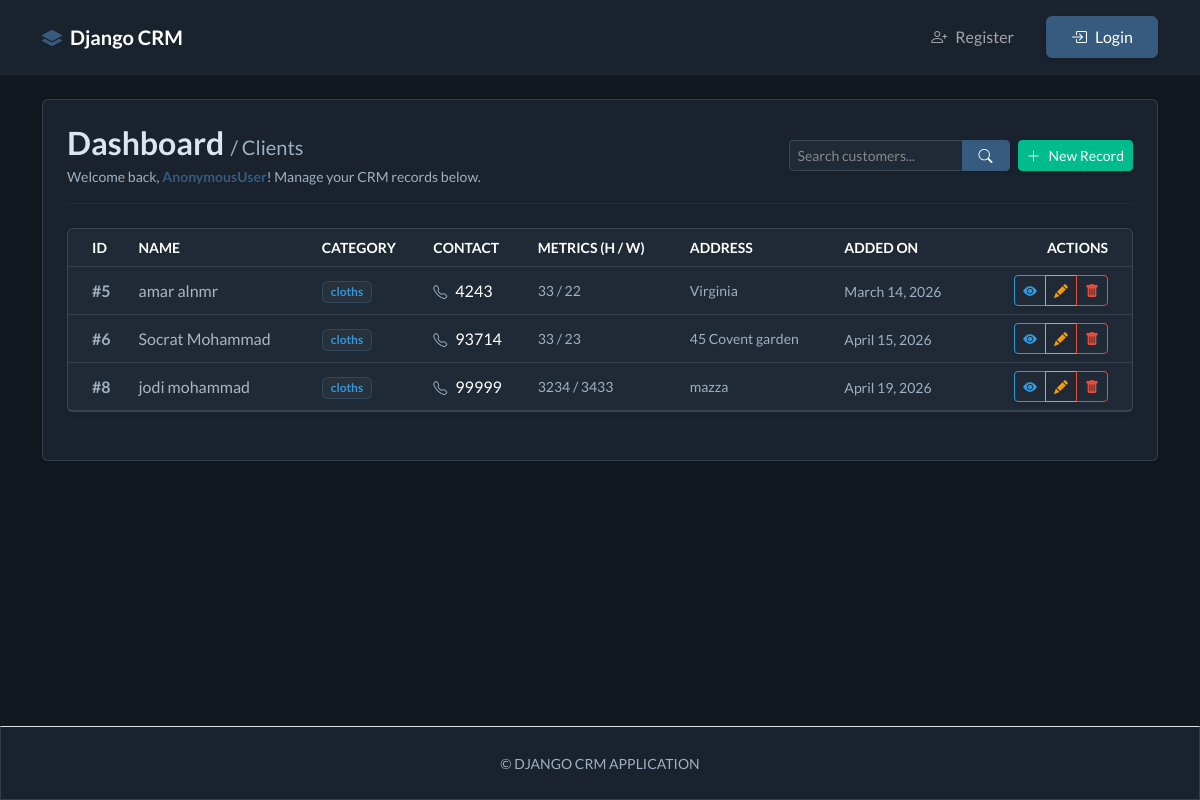
The app's page /search/, older data.
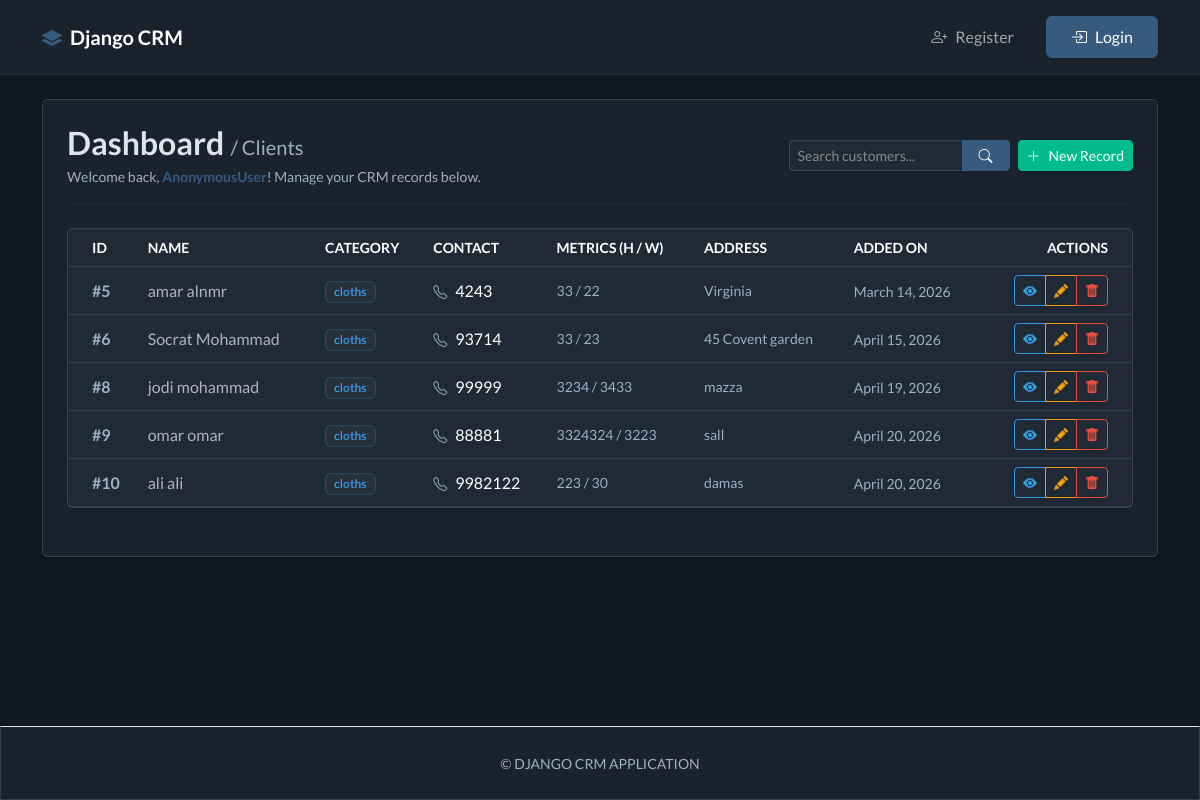
The same page, newer data.
### webapp/models.py (models this page shows, shortened)
class Record(models.Model):
    user = models.ForeignKey(User, on_delete=models.CASCADE, null=True, blank=True)
    first_name = models.CharField(max_length=250)
    last_name = models.CharField(max_length=250)
    Category = models.ForeignKey(Category, on_delete=models.CASCADE)
    phone= models.IntegerField()
    tall = models.IntegerField()
    wedight = models.IntegerField()
    address = models.CharField(max_length=500)
    create_at = models.DateField(auto_now_add=True)

class Category(models.Model):
    name = models.CharField(max_length=250)
    create_at = models.DateTimeField(auto_now_add=True)
    def __str__(self):
        return self.name

### webapp/views.py (the view)
# urls.py: path('search/', views.search_records, name='search_records'),
def search_records(request):
    query = request.GET.get('q')
    if query:
        records = Record.objects.filter(
            Q(first_name__icontains=query) |
            Q(last_name__icontains=query)
        )
    else:
        records = Record.objects.all()
    context = {
        'records': records
    }
    return render(request, 'web/dashboard.html', context)

### templates/web/dashboard.html (shortened to what this page needs)
{% extends "base.html" %}
{% block content %}
<div class="d-flex flex-column flex-md-row justify-content-between align-items-md-center mb-4 border-bottom border-secondary border-opacity-25 pb-3 gap-3">
    <div>
        <h2 class="h3 mb-0 fw-bold">Dashboard <span class="text-soft fs-5 fw-normal">/ Clients</span></h2>
        <p class="text-soft mb-0 mt-1 small">Welcome back, <b class="text-primary">{{ user }}</b>! Manage your CRM records below.</p>
    </div>
    <div class="d-flex gap-2 align-items-center">
        <form method="GET" action="{% url 'search_records' %}" class="d-flex m-0 shadow-sm">
            <div class="input-group input-group-sm">
                <input type="text" name="q" value="{{ request.GET.q }}" placeholder="Search customers..." class="form-control crm-surface-soft text-light border-secondary border-opacity-50">
                <button type="submit" class="btn btn-primary px-3">
                    <i class="bi bi-search"></i>
                </button>
            </div>
        </form>
        <a href="{% url 'createrecord' %}" class="btn btn-success btn-sm d-flex align-items-center gap-2 shadow-sm text-nowrap">
            <i class="bi bi-plus-lg"></i> New Record
        </a>
    </div>
</div>
<div class="card shadow-sm border-secondary border-opacity-25 crm-surface-soft mb-4">
    <div class="table-responsive">
        <table class="table table-hover align-middle mb-0 text-nowrap crm-table">
            <thead class="table-dark text-uppercase small text-muted">
                <tr>
                    <th scope="col" class="ps-4">ID</th>
                    <th scope="col">Name</th>
                    <th scope="col">Category</th>
                    <th scope="col">Contact</th>
                    <th scope="col">Metrics (H / W)</th>
                    <th scope="col">Address</th>
                    <th scope="col">Added On</th>
                    <th scope="col" class="text-end pe-4">Actions</th>
                </tr>
            </thead>
            <tbody>
                {% if records %}
                    {% for record in records %}
                        <tr class="crm-table-row">
                            <td class="ps-4 text-soft fw-bold">#{{ record.id }}</td>
                            <td class="fw-medium text-light">{{ record.first_name }} {{ record.last_name }}</td>
                            <td>
                                <span class="badge bg-secondary bg-opacity-25 text-info border border-info border-opacity-25 px-2 py-1">
                                    {{ record.Category }}
                                </span>
                            </td>
                            <td><i class="bi bi-telephone text-soft me-2 small"></i>{{ record.phone }}</td>
                            <td class="text-soft small">{{ record.tall }} / {{ record.wedight }}</td>
                            <td class="text-truncate text-soft small" style="max-width: 150px;" title="{{ record.address }}">
                                {{ record.address }}
                            </td>
                            <td><small class="text-soft">{{ record.create_at }}</small></td>
                            <td class="text-end pe-4">
                                <div class="btn-group btn-group-sm shadow-sm" role="group">
                                    <a href="{% url 'view_record' record.id %}" class="btn btn-outline-info btn-action-view" title="View details">
                                        <i class="bi bi-eye-fill"></i>
                                    </a>
                                    <a href="{% url 'update_record' record.id %}" class="btn btn-outline-warning btn-action-edit" title="Edit record">
                                        <i class="bi bi-pencil-fill"></i>
                                    </a>
                                    <a href="{% url 'delete_record' record.id %}" class="btn btn-outline-danger btn-action-delete" title="Delete record">
                                        <i class="bi bi-trash-fill"></i>
                                    </a>
                                </div>
                            </td>
                        </tr>
                    {% endfor %}
                {% endif %}
            </tbody>
        </table>
    </div>
</div>
{% endblock %}

### templates/base.html (shortened to what this page needs)
{% load static %}
<!DOCTYPE html>
<html lang="en">
<head>
    <link rel="stylesheet" href="https://bootswatch.com/5/darkly/bootstrap.min.css">
    <link href="https://cdn.jsdelivr.net/npm/bootstrap-icons@1.11.3/font/bootstrap-icons.css" rel="stylesheet">
</head>
<body>
    <div class="d-flex flex-column min-vh-100">
        {% include "parts/navbar.html" %}
        <main class="flex-grow-1 crm-main pb-5 page-fade-in">
            <div class="container mt-4">
                <div class="crm-surface rounded shadow-sm p-4">
                    {% block content %}
                    {% endblock %}
                </div>
            </div>
        </main>
        <footer class="py-4 crm-surface text-center mt-auto border-top">
            <div class="container">
                <small class="text-soft text-uppercase tracking-wide">&copy; Django CRM Application</small>
            </div>
        </footer>
    </div>
</body>
</html>

### templates/parts/navbar.html (shortened to what this page needs)
<nav class="navbar navbar-expand-lg navbar-dark py-3 shadow-sm border-bottom border-secondary border-opacity-25 crm-navbar">
    <div class="container">
        <a class="navbar-brand fw-bold tracking-wide" href="{% url 'home' %}">
            <i class="bi bi-layers-fill me-2 text-primary"></i>Django CRM
        </a>
        <div class="collapse navbar-collapse" id="navbarNavDropdown">
            <ul class="navbar-nav ms-auto mb-2 mb-lg-0 gap-2 align-items-lg-center">
                {% if user.is_authenticated %}
                    <li class="nav-item">
                        <a class="nav-link px-3 rounded transition-all d-flex align-items-center {% if request.resolver_match.url_name == 'dashboard' %}active bg-primary bg-opacity-10 text-primary fw-medium{% endif %}" href="{% url 'dashboard' %}">
                            <i class="bi bi-grid-1x2 me-2"></i> Dashboard
                        </a>
                    </li>
                    <li class="nav-item ms-lg-2">
                        <a class="btn btn-outline-danger btn-sm px-3 py-2 rounded d-flex align-items-center" href="{% url 'logout' %}">
                            <i class="bi bi-box-arrow-right me-2"></i> Sign Out
                        </a>
                    </li>
                {% else %}
                    <li class="nav-item">
                        <a class="nav-link px-3 rounded transition-all d-flex align-items-center {% if request.resolver_match.url_name == 'register' %}active bg-secondary bg-opacity-25 fw-medium{% endif %}" href="{% url 'register' %}">
                            <i class="bi bi-person-plus me-2"></i> Register
                        </a>
                    </li>
                    <li class="nav-item ms-lg-2">
                        <a class="btn btn-primary px-4 py-2 rounded d-flex align-items-center shadow-sm" href="{% url 'login' %}">
                            <i class="bi bi-box-arrow-in-right me-2"></i> Login
                        </a>
                    </li>
                {% endif %}
            </ul>
        </div>
    </div>
</nav>

### templates/base.html (style rules this page uses)
:root { --crm-bg: #121820; --crm-surface: #19222d; --crm-surface-soft: #1f2a36; --crm-border: rgba(146, 164, 182, 0.22); --crm-text-soft: #9eb0c2; }
body { background: var(--crm-bg); color: #dce5ee; }
.crm-main { background: var(--crm-bg); }
.crm-surface { background: var(--crm-surface); border: 1px solid var(--crm-border); }
.crm-surface-soft { background: var(--crm-surface-soft); border-color: var(--crm-border) !important; }
.text-soft { color: var(--crm-text-soft) !important; }
.page-fade-in { animation: pageFadeInUp 450ms ease-out forwards; opacity: 0; transform: translateY(12px); }
.btn { transition: transform 250ms ease, box-shadow 250ms ease, background-color 250ms ease, border-color 250ms ease; }

### templates/parts/navbar.html (style rules this page uses)
.crm-navbar { background: #19222d; }
.transition-all { transition: all 0.2s ease-in-out; }

### templates/web/dashboard.html (style rules this page uses)
.crm-table > :not(caption) > * > * { border-color: rgba(146, 164, 182, 0.18); background: transparent; }
.crm-table-row { opacity: 0; transform: translateY(8px); animation: tableRowFadeUp 350ms ease-out forwards; }
.crm-table-row { animation-delay: var(--row-delay, 0ms); }

Row changes from the older to the newer data that the page shows:
added Record: id "9", first_name "omar", last_name "omar", Category "cloths", phone "88881", tall "3324324", wedight "3223", address "sall", create_at "April 20, 2026"
added Record: id "10", first_name "ali", last_name "ali", Category "cloths", phone "9982122", tall "223", wedight "30", address "damas", create_at "April 20, 2026"
